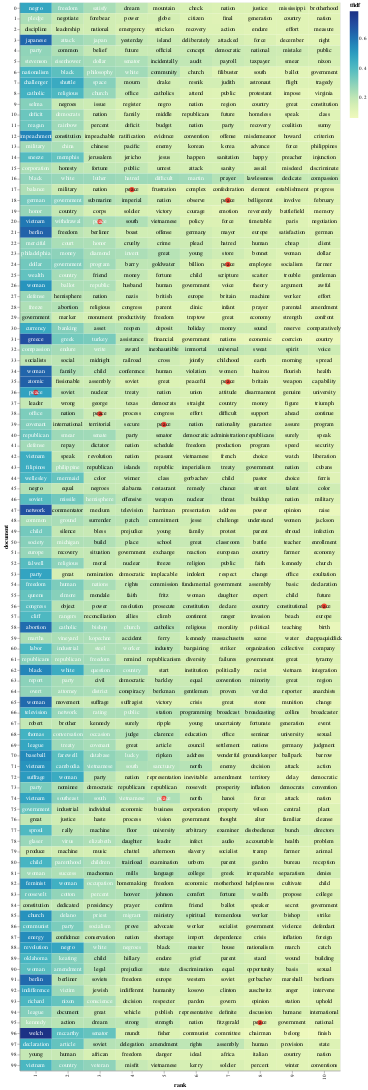

The notebook cell this image was saved under:
### Markdown cell above
### TF-IDF

### Code cell
from sklearn.feature_extraction.text import TfidfVectorizer
from sklearn.feature_extraction.text import TfidfTransformer
from sklearn.cluster import KMeans

texts = df.clean.tolist()
count_vectorizer = CountVectorizer()
x= count_vectorizer.fit_transform(texts)

transformer = TfidfTransformer()
tfidf = transformer.fit_transform(x)
df_word_tf_idf = pd.DataFrame(tfidf.toarray(),columns=count_vectorizer.get_feature_names_out())
tfidf_df = df_word_tf_idf.stack().reset_index()
tfidf_df = tfidf_df.rename(columns={0:'tfidf', 'level_0': 'document','level_1': 'term', 'level_2': 'term'})
tfidf_df.sort_values(by=['document','tfidf'], ascending=[True,False]).groupby(['document']).head(10)
top_tfidf = tfidf_df.sort_values(by=['document','tfidf'], ascending=[True,False]).groupby(['document']).head(10)
top_tfidf[top_tfidf['term'].str.contains('american')]

import altair as alt
import numpy as np

# Terms in this list will get a red dot in the visualization
term_list = ['war', 'peace',"free"]

# adding a little randomness to break ties in term ranking
top_tfidf_plusRand = top_tfidf.copy()
top_tfidf_plusRand['tfidf'] = top_tfidf_plusRand['tfidf'] + np.random.rand(top_tfidf.shape[0])*0.0001

# base for all visualizations, with rank calculation
base = alt.Chart(top_tfidf_plusRand).encode(
    x = 'rank:O',
    y = 'document:N'
).transform_window(
    rank = "rank()",
    sort = [alt.SortField("tfidf", order="descending")],
    groupby = ["document"],
)

# heatmap specification
heatmap = base.mark_rect().encode(
    color = 'tfidf:Q'
)

# red circle over terms in above list
circle = base.mark_circle(size=100).encode(
    color = alt.condition(
        alt.FieldOneOfPredicate(field='term', oneOf=term_list),
        alt.value('red'),
        alt.value('#FFFFFF00')        
    )
)

# text labels, white for darker heatmap colors
text = base.mark_text(baseline='middle').encode(
    text = 'term:N',
    color = alt.condition(alt.datum.tfidf >= 0.23, alt.value('white'), alt.value('black'))
)

# display the three superimposed visualizations
(heatmap + circle + text).properties(width = 600)

### Figure 1 — Vega-Lite specification as saved in the notebook (floating-point values rounded to 4 significant figures; data arrays with more than 128 entries replaced by an {"elided": "..."} marker saying what was removed)
{"config": {"view": {"continuousWidth": 400, "continuousHeight": 300}}, "layer": [{"mark": "rect", "encoding": {"color": {"field": "tfidf", "type": "quantitative"}, "x": {"field": "rank", "type": "ordinal"}, "y": {"field": "document", "type": "nominal"}}, "transform": [{"window": [{"op": "rank", "field": "", "as": "rank"}], "groupby": ["document"], "sort": [{"field": "tfidf", "order": "descending"}]}]}, {"mark": {"type": "circle", "size": 100}, "encoding": {"color": {"condition": {"value": "red", "test": {"field": "term", "oneOf": ["war", "peace", "free"]}}, "value": "#FFFFFF00"}, "x": {"field": "rank", "type": "ordinal"}, "y": {"field": "document", "type": "nominal"}}, "transform": [{"window": [{"op": "rank", "field": "", "as": "rank"}], "groupby": ["document"], "sort": [{"field": "tfidf", "order": "descending"}]}]}, {"mark": {"type": "text", "baseline": "middle"}, "encoding": {"color": {"condition": {"value": "white", "test": "(datum.tfidf >= 0.23)"}, "value": "black"}, "text": {"field": "term", "type": "nominal"}, "x": {"field": "rank", "type": "ordinal"}, "y": {"field": "document", "type": "nominal"}}, "transform": [{"window": [{"op": "rank", "field": "", "as": "rank"}], "groupby": ["document"], "sort": [{"field": "tfidf", "order": "descending"}]}]}], "data": {"name": "data-260f459213df48543191b9ed04eba78e"}, "width": 600, "$schema": "https://vega.github.io/schema/vega-lite/v4.17.0.json", "datasets": {"data-260f459213df48543191b9ed04eba78e": {"elided": "1000 records"}}}
